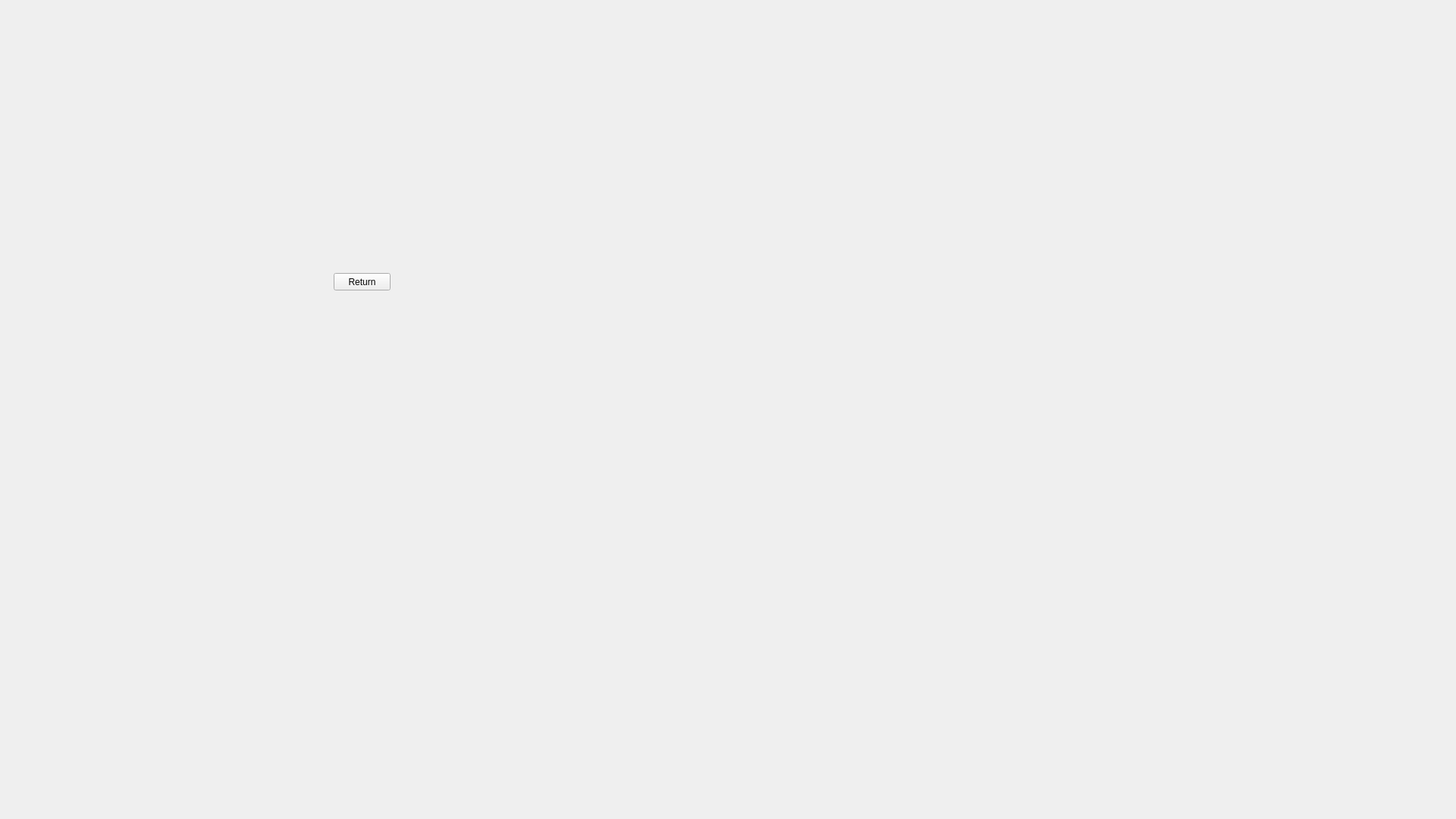
<?xml version="1.0" encoding="UTF-8"?>
<ui version="4.0">
 <class>FormWeather</class>
 <widget class="QWidget" name="FormWeather">
  <property name="geometry">
   <rect>
    <x>0</x>
    <y>0</y>
    <width>1920</width>
    <height>1080</height>
   </rect>
  </property>
  <property name="windowTitle">
   <string>Form</string>
  </property>
  <widget class="QPushButton" name="pushButtonReturn">
   <property name="geometry">
    <rect>
     <x>440</x>
     <y>360</y>
     <width>75</width>
     <height>23</height>
    </rect>
   </property>
   <property name="text">
    <string>Return</string>
   </property>
  </widget>
 </widget>
 <resources/>
 <connections/>
</ui>
